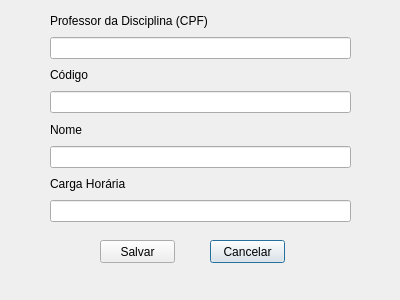
<?xml version="1.0" encoding="UTF-8"?>
<ui version="4.0">
 <class>formcadastrodisciplina</class>
 <widget class="QDialog" name="formcadastrodisciplina">
  <property name="geometry">
   <rect>
    <x>0</x>
    <y>0</y>
    <width>400</width>
    <height>300</height>
   </rect>
  </property>
  <property name="windowTitle">
   <string>Dialog</string>
  </property>
  <widget class="QWidget" name="layoutWidget">
   <property name="geometry">
    <rect>
     <x>50</x>
     <y>10</y>
     <width>301</width>
     <height>212</height>
    </rect>
   </property>
   <layout class="QVBoxLayout" name="verticalLayout">
    <item>
     <widget class="QLabel" name="label_4">
      <property name="text">
       <string>Professor da Disciplina (CPF)</string>
      </property>
     </widget>
    </item>
    <item>
     <widget class="QLineEdit" name="professor_disciplina"/>
    </item>
    <item>
     <widget class="QLabel" name="label">
      <property name="text">
       <string>Código</string>
      </property>
     </widget>
    </item>
    <item>
     <widget class="QLineEdit" name="cadastro_codigo"/>
    </item>
    <item>
     <widget class="QLabel" name="label_2">
      <property name="text">
       <string>Nome</string>
      </property>
     </widget>
    </item>
    <item>
     <widget class="QLineEdit" name="cadastro_nome"/>
    </item>
    <item>
     <widget class="QLabel" name="label_3">
      <property name="text">
       <string>Carga Horária</string>
      </property>
     </widget>
    </item>
    <item>
     <widget class="QLineEdit" name="cadastro_cargahoraria"/>
    </item>
   </layout>
  </widget>
  <widget class="QPushButton" name="btn_cancelar">
   <property name="geometry">
    <rect>
     <x>210</x>
     <y>240</y>
     <width>75</width>
     <height>23</height>
    </rect>
   </property>
   <property name="text">
    <string>Cancelar</string>
   </property>
  </widget>
  <widget class="QPushButton" name="btn_salvar">
   <property name="geometry">
    <rect>
     <x>100</x>
     <y>240</y>
     <width>75</width>
     <height>23</height>
    </rect>
   </property>
   <property name="text">
    <string>Salvar</string>
   </property>
  </widget>
 </widget>
 <resources/>
 <connections/>
</ui>
